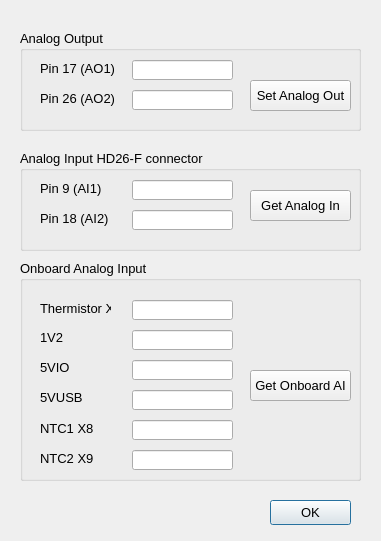
<?xml version="1.0" encoding="UTF-8"?>
<ui version="4.0">
 <class>analog_io</class>
 <widget class="QDialog" name="analog_io">
  <property name="geometry">
   <rect>
    <x>0</x>
    <y>0</y>
    <width>381</width>
    <height>541</height>
   </rect>
  </property>
  <property name="font">
   <font>
    <pointsize>8</pointsize>
   </font>
  </property>
  <property name="windowTitle">
   <string>Test Analog IO</string>
  </property>
  <widget class="QPushButton" name="okButton">
   <property name="geometry">
    <rect>
     <x>270</x>
     <y>500</y>
     <width>81</width>
     <height>25</height>
    </rect>
   </property>
   <property name="font">
    <font>
     <pointsize>10</pointsize>
    </font>
   </property>
   <property name="text">
    <string>OK</string>
   </property>
  </widget>
  <widget class="QGroupBox" name="groupBox">
   <property name="geometry">
    <rect>
     <x>20</x>
     <y>30</y>
     <width>341</width>
     <height>101</height>
    </rect>
   </property>
   <property name="font">
    <font>
     <pointsize>10</pointsize>
    </font>
   </property>
   <property name="title">
    <string>Analog Output</string>
   </property>
   <widget class="QLineEdit" name="AO1Edt">
    <property name="geometry">
     <rect>
      <x>112</x>
      <y>30</y>
      <width>101</width>
      <height>20</height>
     </rect>
    </property>
    <property name="font">
     <font>
      <pointsize>10</pointsize>
     </font>
    </property>
   </widget>
   <widget class="QLineEdit" name="AO2Edt">
    <property name="geometry">
     <rect>
      <x>112</x>
      <y>60</y>
      <width>101</width>
      <height>20</height>
     </rect>
    </property>
    <property name="font">
     <font>
      <pointsize>10</pointsize>
     </font>
    </property>
   </widget>
   <widget class="QPushButton" name="SetAnalogOutBtn">
    <property name="geometry">
     <rect>
      <x>230</x>
      <y>50</y>
      <width>101</width>
      <height>31</height>
     </rect>
    </property>
    <property name="font">
     <font>
      <pointsize>10</pointsize>
     </font>
    </property>
    <property name="text">
     <string>Set Analog Out</string>
    </property>
   </widget>
   <widget class="QLabel" name="label">
    <property name="geometry">
     <rect>
      <x>20</x>
      <y>30</y>
      <width>81</width>
      <height>16</height>
     </rect>
    </property>
    <property name="font">
     <font>
      <pointsize>10</pointsize>
     </font>
    </property>
    <property name="text">
     <string>Pin 17 (AO1)</string>
    </property>
   </widget>
   <widget class="QLabel" name="label_2">
    <property name="geometry">
     <rect>
      <x>20</x>
      <y>60</y>
      <width>81</width>
      <height>16</height>
     </rect>
    </property>
    <property name="font">
     <font>
      <pointsize>10</pointsize>
     </font>
    </property>
    <property name="text">
     <string>Pin 26 (AO2)</string>
    </property>
   </widget>
  </widget>
  <widget class="QGroupBox" name="groupBox_2">
   <property name="geometry">
    <rect>
     <x>20</x>
     <y>150</y>
     <width>341</width>
     <height>101</height>
    </rect>
   </property>
   <property name="font">
    <font>
     <pointsize>10</pointsize>
    </font>
   </property>
   <property name="title">
    <string>Analog Input HD26-F connector</string>
   </property>
   <widget class="QLineEdit" name="AI2Edt">
    <property name="geometry">
     <rect>
      <x>112</x>
      <y>60</y>
      <width>101</width>
      <height>20</height>
     </rect>
    </property>
    <property name="font">
     <font>
      <pointsize>10</pointsize>
     </font>
    </property>
   </widget>
   <widget class="QPushButton" name="GetAnalogInBtn">
    <property name="geometry">
     <rect>
      <x>230</x>
      <y>40</y>
      <width>101</width>
      <height>31</height>
     </rect>
    </property>
    <property name="font">
     <font>
      <pointsize>10</pointsize>
     </font>
    </property>
    <property name="text">
     <string>Get Analog In</string>
    </property>
   </widget>
   <widget class="QLabel" name="label_3">
    <property name="geometry">
     <rect>
      <x>20</x>
      <y>30</y>
      <width>71</width>
      <height>16</height>
     </rect>
    </property>
    <property name="font">
     <font>
      <pointsize>10</pointsize>
     </font>
    </property>
    <property name="text">
     <string>Pin 9 (AI1)</string>
    </property>
   </widget>
   <widget class="QLabel" name="label_4">
    <property name="geometry">
     <rect>
      <x>20</x>
      <y>60</y>
      <width>71</width>
      <height>16</height>
     </rect>
    </property>
    <property name="font">
     <font>
      <pointsize>10</pointsize>
     </font>
    </property>
    <property name="text">
     <string>Pin 18 (AI2) </string>
    </property>
   </widget>
   <widget class="QLineEdit" name="AI1Edt">
    <property name="geometry">
     <rect>
      <x>112</x>
      <y>30</y>
      <width>101</width>
      <height>20</height>
     </rect>
    </property>
    <property name="font">
     <font>
      <pointsize>10</pointsize>
     </font>
    </property>
   </widget>
  </widget>
  <widget class="QGroupBox" name="groupBox_3">
   <property name="geometry">
    <rect>
     <x>20</x>
     <y>260</y>
     <width>341</width>
     <height>221</height>
    </rect>
   </property>
   <property name="font">
    <font>
     <pointsize>10</pointsize>
    </font>
   </property>
   <property name="title">
    <string>Onboard Analog Input</string>
   </property>
   <widget class="QLineEdit" name="ThermistorX11Edt">
    <property name="geometry">
     <rect>
      <x>112</x>
      <y>40</y>
      <width>101</width>
      <height>20</height>
     </rect>
    </property>
    <property name="font">
     <font>
      <pointsize>10</pointsize>
     </font>
    </property>
   </widget>
   <widget class="QLineEdit" name="E1V2Edt">
    <property name="geometry">
     <rect>
      <x>112</x>
      <y>70</y>
      <width>101</width>
      <height>20</height>
     </rect>
    </property>
    <property name="font">
     <font>
      <pointsize>10</pointsize>
     </font>
    </property>
   </widget>
   <widget class="QLineEdit" name="E5VIOEdt">
    <property name="geometry">
     <rect>
      <x>112</x>
      <y>100</y>
      <width>101</width>
      <height>20</height>
     </rect>
    </property>
    <property name="font">
     <font>
      <pointsize>10</pointsize>
     </font>
    </property>
   </widget>
   <widget class="QLineEdit" name="E5VUSBEdt">
    <property name="geometry">
     <rect>
      <x>112</x>
      <y>130</y>
      <width>101</width>
      <height>20</height>
     </rect>
    </property>
    <property name="font">
     <font>
      <pointsize>10</pointsize>
     </font>
    </property>
   </widget>
   <widget class="QLineEdit" name="NTC1X8Edt">
    <property name="geometry">
     <rect>
      <x>112</x>
      <y>160</y>
      <width>101</width>
      <height>20</height>
     </rect>
    </property>
    <property name="font">
     <font>
      <pointsize>10</pointsize>
     </font>
    </property>
   </widget>
   <widget class="QLineEdit" name="NTC2X9Edt">
    <property name="geometry">
     <rect>
      <x>112</x>
      <y>190</y>
      <width>101</width>
      <height>20</height>
     </rect>
    </property>
    <property name="font">
     <font>
      <pointsize>10</pointsize>
     </font>
    </property>
   </widget>
   <widget class="QPushButton" name="GetOnboardAIBtn">
    <property name="geometry">
     <rect>
      <x>230</x>
      <y>110</y>
      <width>101</width>
      <height>31</height>
     </rect>
    </property>
    <property name="font">
     <font>
      <pointsize>10</pointsize>
     </font>
    </property>
    <property name="text">
     <string>Get Onboard AI</string>
    </property>
   </widget>
   <widget class="QLabel" name="label_5">
    <property name="geometry">
     <rect>
      <x>20</x>
      <y>40</y>
      <width>71</width>
      <height>16</height>
     </rect>
    </property>
    <property name="font">
     <font>
      <pointsize>10</pointsize>
     </font>
    </property>
    <property name="text">
     <string>Thermistor X11</string>
    </property>
   </widget>
   <widget class="QLabel" name="label_6">
    <property name="geometry">
     <rect>
      <x>20</x>
      <y>70</y>
      <width>46</width>
      <height>14</height>
     </rect>
    </property>
    <property name="font">
     <font>
      <pointsize>10</pointsize>
     </font>
    </property>
    <property name="text">
     <string>1V2</string>
    </property>
   </widget>
   <widget class="QLabel" name="label_7">
    <property name="geometry">
     <rect>
      <x>20</x>
      <y>100</y>
      <width>46</width>
      <height>14</height>
     </rect>
    </property>
    <property name="font">
     <font>
      <pointsize>10</pointsize>
     </font>
    </property>
    <property name="text">
     <string>5VIO</string>
    </property>
   </widget>
   <widget class="QLabel" name="label_8">
    <property name="geometry">
     <rect>
      <x>20</x>
      <y>130</y>
      <width>46</width>
      <height>14</height>
     </rect>
    </property>
    <property name="font">
     <font>
      <pointsize>10</pointsize>
     </font>
    </property>
    <property name="text">
     <string>5VUSB</string>
    </property>
   </widget>
   <widget class="QLabel" name="label_9">
    <property name="geometry">
     <rect>
      <x>20</x>
      <y>160</y>
      <width>61</width>
      <height>16</height>
     </rect>
    </property>
    <property name="font">
     <font>
      <pointsize>10</pointsize>
     </font>
    </property>
    <property name="text">
     <string>NTC1 X8</string>
    </property>
   </widget>
   <widget class="QLabel" name="label_10">
    <property name="geometry">
     <rect>
      <x>20</x>
      <y>190</y>
      <width>61</width>
      <height>16</height>
     </rect>
    </property>
    <property name="font">
     <font>
      <pointsize>10</pointsize>
     </font>
    </property>
    <property name="text">
     <string>NTC2 X9</string>
    </property>
   </widget>
  </widget>
 </widget>
 <tabstops>
  <tabstop>AO1Edt</tabstop>
  <tabstop>AO2Edt</tabstop>
  <tabstop>SetAnalogOutBtn</tabstop>
  <tabstop>AI1Edt</tabstop>
  <tabstop>AI2Edt</tabstop>
  <tabstop>GetAnalogInBtn</tabstop>
  <tabstop>ThermistorX11Edt</tabstop>
  <tabstop>E1V2Edt</tabstop>
  <tabstop>E5VIOEdt</tabstop>
  <tabstop>E5VUSBEdt</tabstop>
  <tabstop>NTC1X8Edt</tabstop>
  <tabstop>NTC2X9Edt</tabstop>
  <tabstop>GetOnboardAIBtn</tabstop>
  <tabstop>okButton</tabstop>
 </tabstops>
 <resources/>
 <connections>
  <connection>
   <sender>okButton</sender>
   <signal>clicked()</signal>
   <receiver>analog_io</receiver>
   <slot>accept()</slot>
   <hints>
    <hint type="sourcelabel">
     <x>278</x>
     <y>253</y>
    </hint>
    <hint type="destinationlabel">
     <x>96</x>
     <y>254</y>
    </hint>
   </hints>
  </connection>
 </connections>
</ui>
